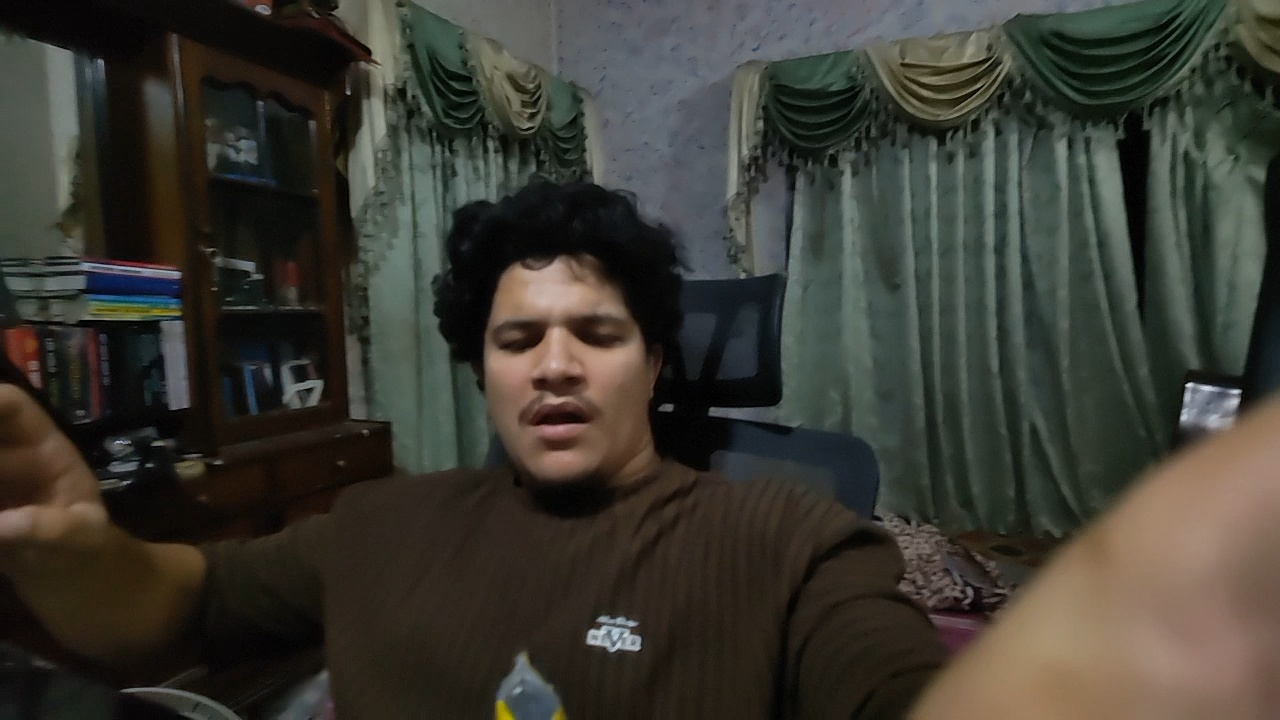
#> input picture surveillance-deep-tracking/safety_events/violation_0_PPE_2026-07-05_00-49-06.jpg, 1280 x 720 px
$ python -i motion_analyzer.py   (imports and definitions only)
#> lines starting #> are read from the running program, lines starting #| are printed output that depends on the picture
import cv2
import numpy as np
import config

class MotionAnalyzer:
    def __init__(self):
        self.prev_gray = None

    def calculate_vibration_intensity(self, current_frame: np.ndarray) -> float:
        gray = cv2.cvtColor(current_frame, cv2.COLOR_BGR2GRAY)
        gray_blurred = cv2.GaussianBlur(gray, (config.GAUSSIAN_BLUR_KERNAL, config.GAUSSIAN_BLUR_KERNAL), 0)

        if self.prev_gray is None:
            self.prev_gray = gray_blurred
            return 0.0

        frame_delta = cv2.absdiff(self.prev_gray, gray_blurred)

        _, threshold_mask = cv2.threshold(frame_delta, config.MOTION_THRESHOLD, 255, cv2.THRESH_BINARY)

        total_pixels = threshold_mask.size
        active_motion_pixels = cv2.countNonZero(threshold_mask)

        motion_score = (active_motion_pixels / total_pixels) * 100.0

        self.prev_gray = gray_blurred

        return min(motion_score * 5.0 , 100.0)

>>> import cv2
>>> picture = cv2.imread('../../surveillance-deep-tracking/safety_events/violation_0_PPE_2026-07-05_00-49-06.jpg')
#> picture is the input picture: shape (720, 1280, 3); mean B, G, R 50.2, 58, 59.4
>>> result = MotionAnalyzer().calculate_vibration_intensity(picture)
#> in calculate_vibration_intensity, `gray = cv2.cvtColor(current_frame, cv2.COLOR_BGR2GRAY)`:
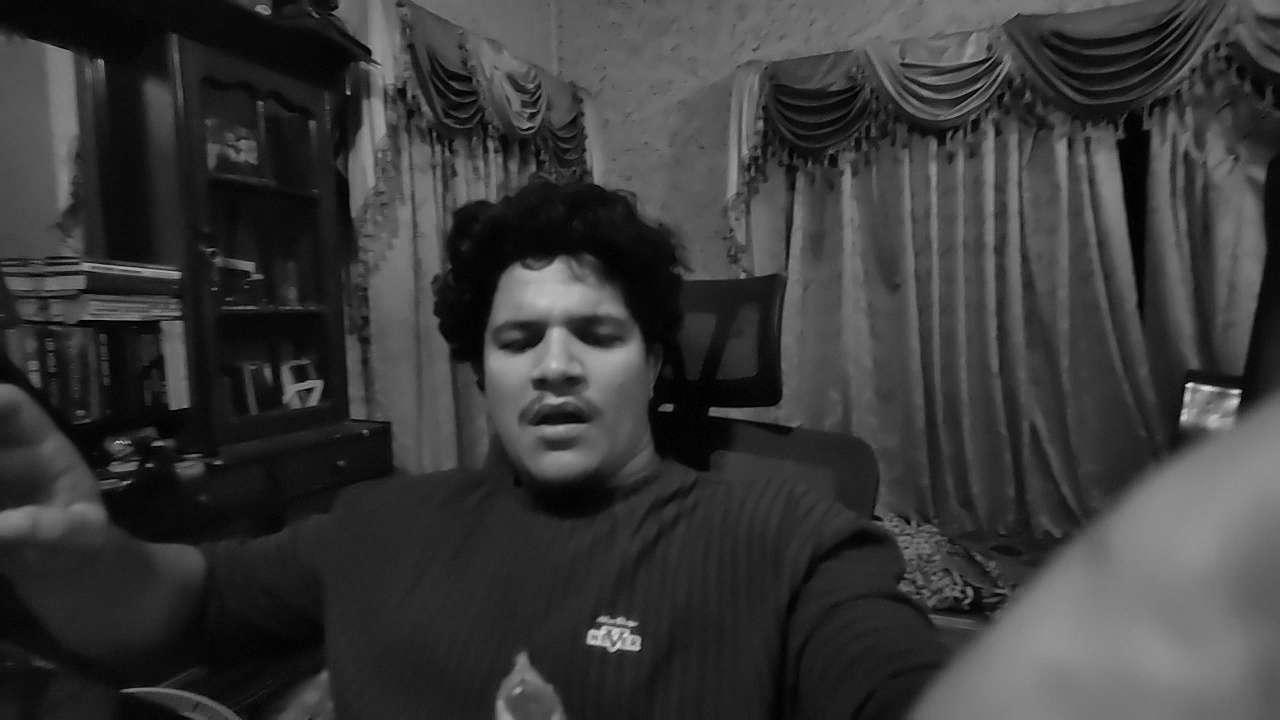
#> gray: shape (720, 1280); min 0, max 229, mean 57.5
#> (the run stopped early here; a loop or call above may not have finished)

$ run again, on surveillance-deep-tracking/safety_events/violation_10_PPE_2026-07-05_00-49-55.jpg
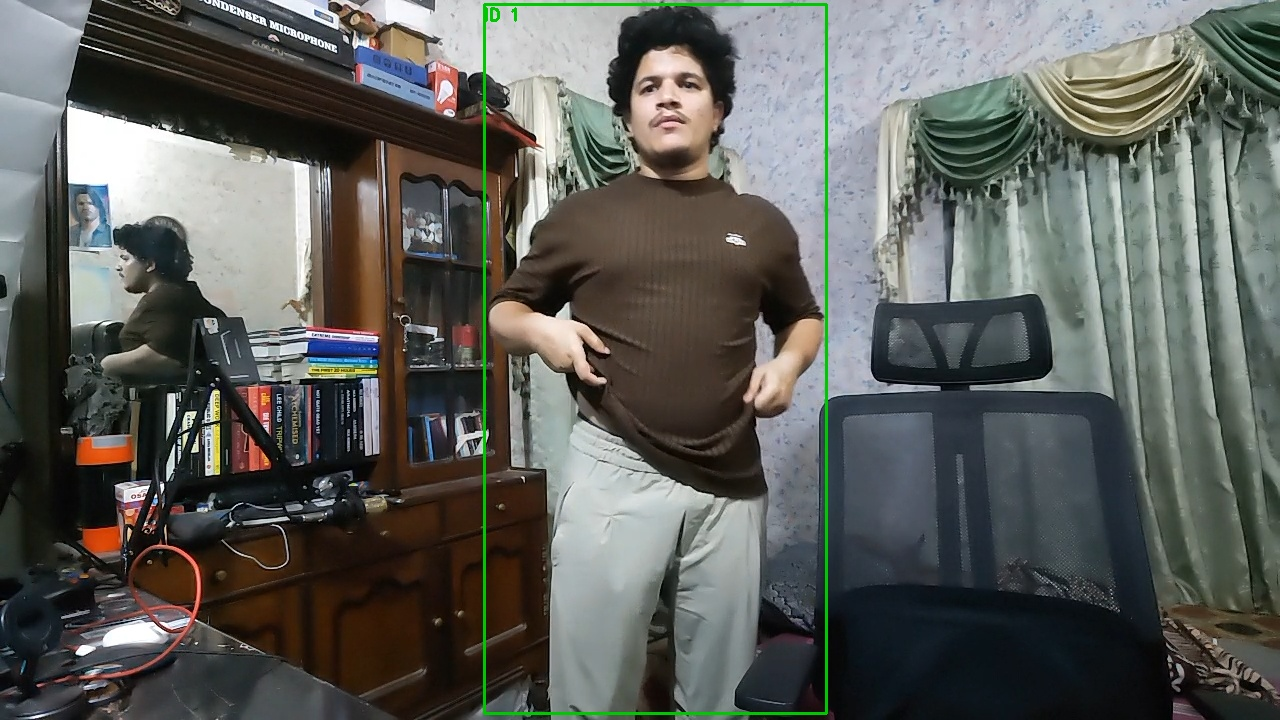
#> input picture surveillance-deep-tracking/safety_events/violation_10_PPE_2026-07-05_00-49-55.jpg, 1280 x 720 px
#> picture is the input picture: shape (720, 1280, 3); mean B, G, R 90.1, 94.5, 92.9
#> in calculate_vibration_intensity, `gray = cv2.cvtColor(current_frame, cv2.COLOR_BGR2GRAY)`:
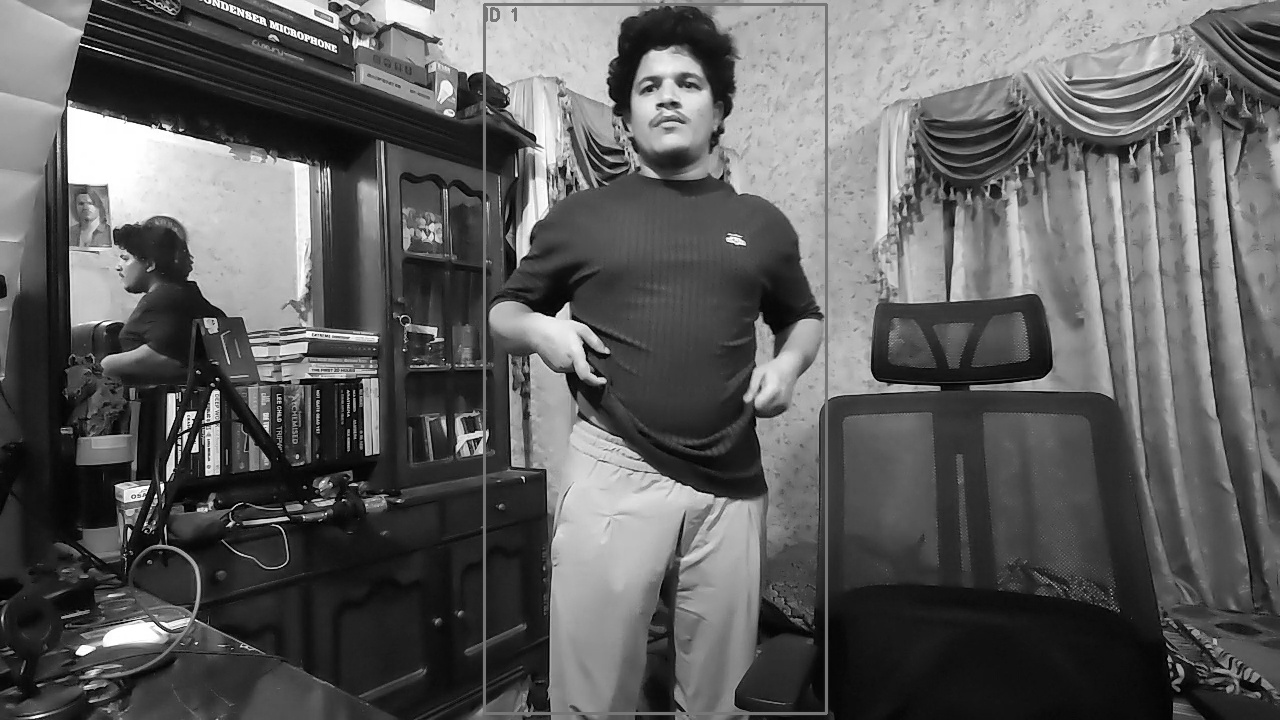
#> gray: shape (720, 1280); min 0, max 255, mean 93.5

$ run again, on surveillance-deep-tracking/safety_events/violation_11_PPE_2026-07-05_00-49-59.jpg
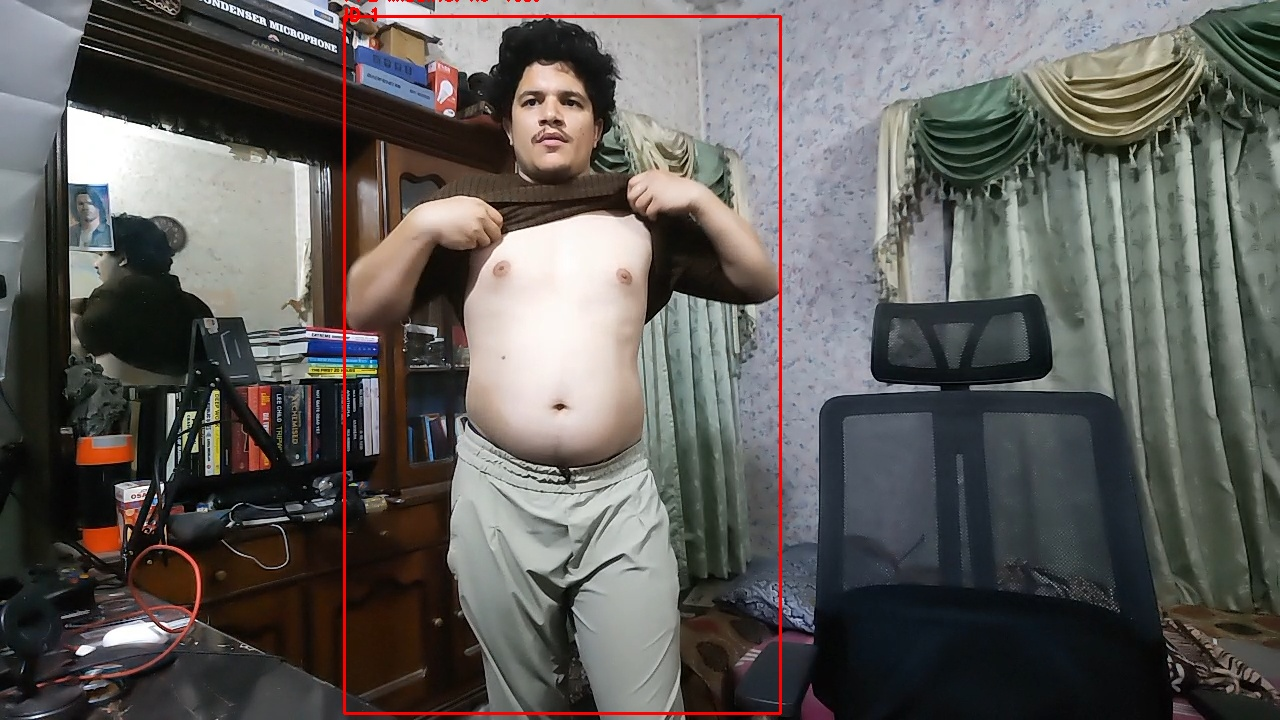
#> input picture surveillance-deep-tracking/safety_events/violation_11_PPE_2026-07-05_00-49-59.jpg, 1280 x 720 px
#> picture is the input picture: shape (720, 1280, 3); mean B, G, R 89.9, 92.8, 95
#> in calculate_vibration_intensity, `gray = cv2.cvtColor(current_frame, cv2.COLOR_BGR2GRAY)`:
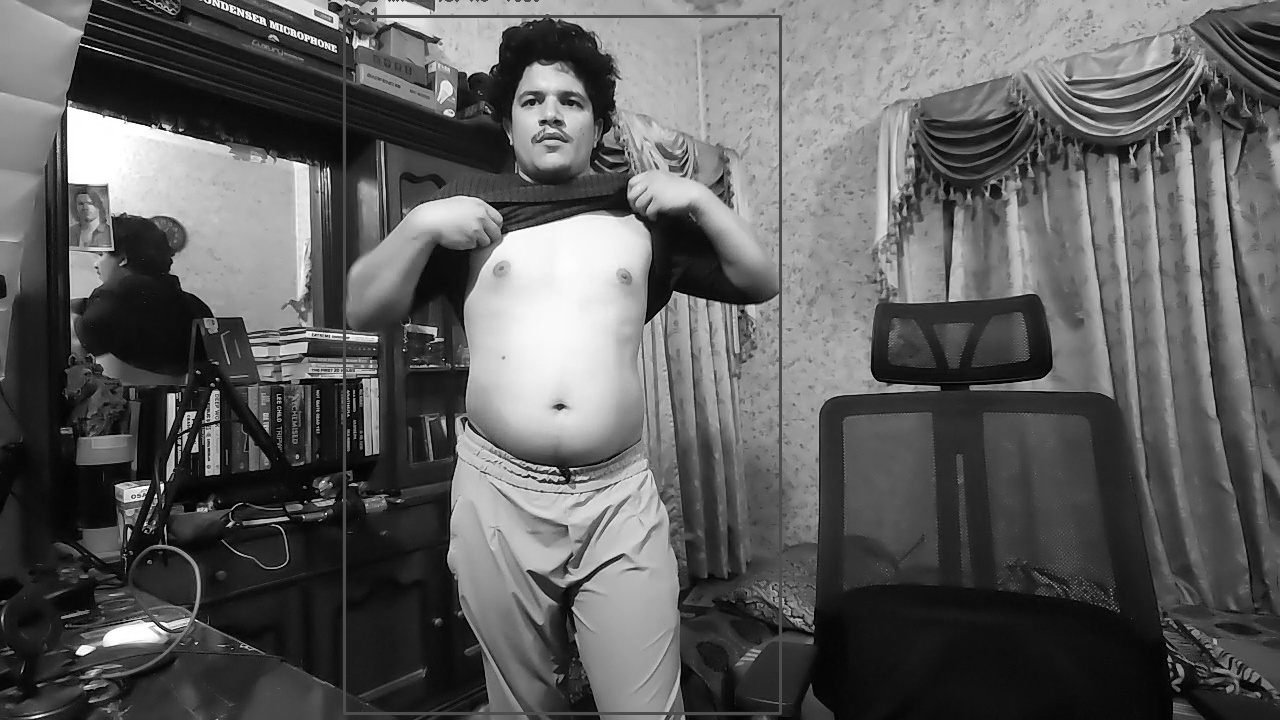
#> gray: shape (720, 1280); min 0, max 255, mean 93.1

$ run again, on surveillance-deep-tracking/safety_events/violation_1_PPE_2026-07-05_00-49-07.jpg
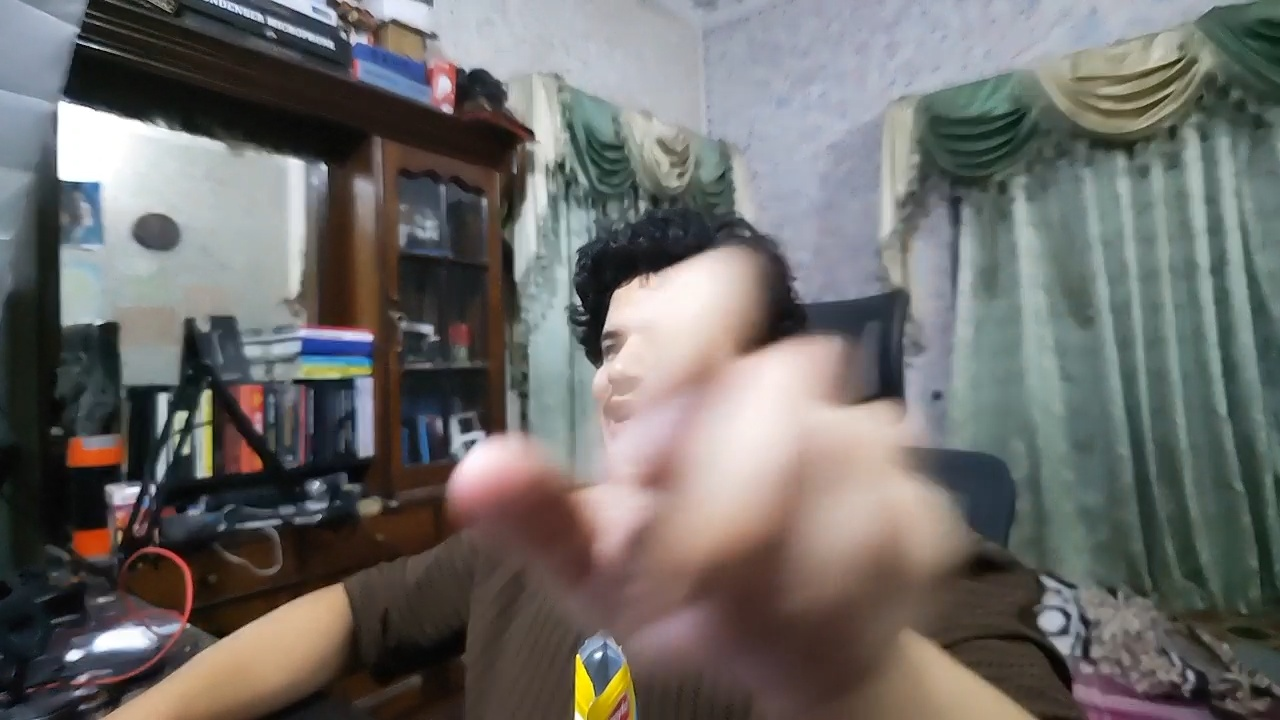
#> input picture surveillance-deep-tracking/safety_events/violation_1_PPE_2026-07-05_00-49-07.jpg, 1280 x 720 px
#> picture is the input picture: shape (720, 1280, 3); mean B, G, R 104.8, 107.5, 109.3
#> in calculate_vibration_intensity, `gray = cv2.cvtColor(current_frame, cv2.COLOR_BGR2GRAY)`:
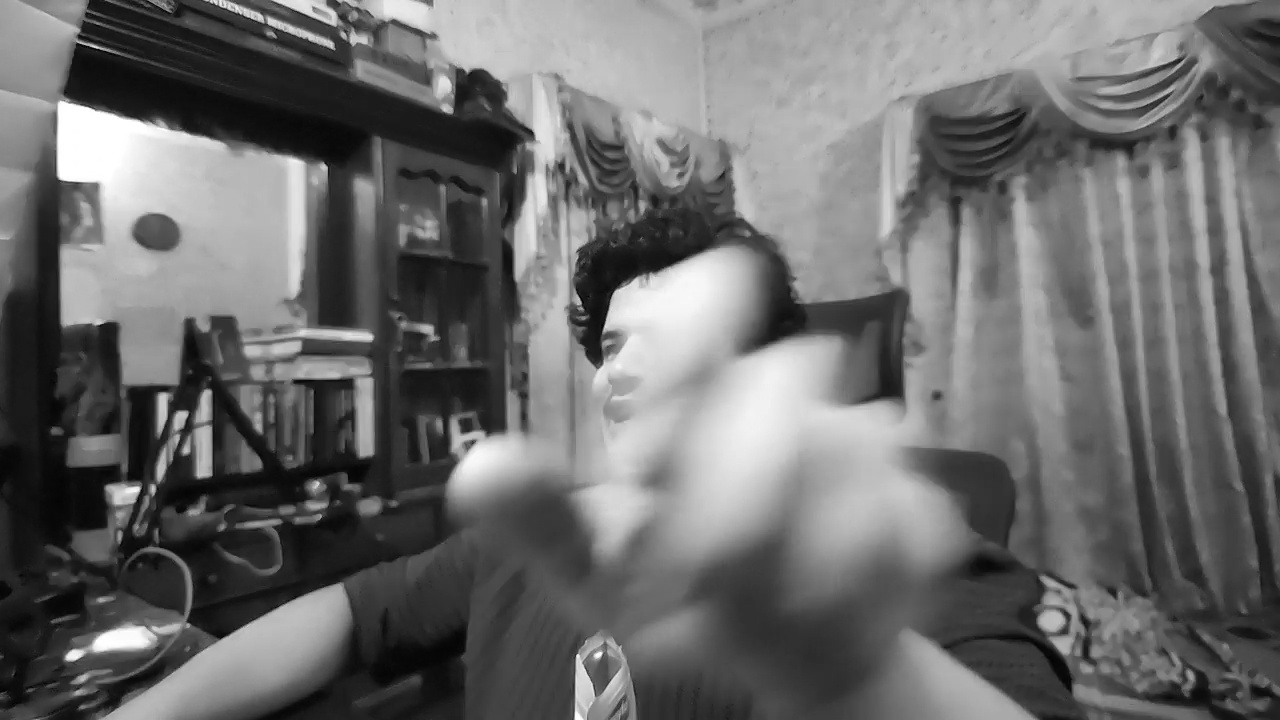
#> gray: shape (720, 1280); min 0, max 255, mean 107.7
